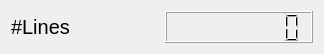
<?xml version="1.0" encoding="UTF-8"?>
<ui version="4.0">
 <class>LineCounterDisplay</class>
 <widget class="QWidget" name="LineCounterDisplay">
  <property name="geometry">
   <rect>
    <x>0</x>
    <y>0</y>
    <width>324</width>
    <height>54</height>
   </rect>
  </property>
  <property name="windowTitle">
   <string>Form</string>
  </property>
  <layout class="QHBoxLayout" name="horizontalLayout">
   <item>
    <widget class="QLabel" name="label">
     <property name="font">
      <font>
       <pointsize>15</pointsize>
      </font>
     </property>
     <property name="text">
      <string>#Lines</string>
     </property>
    </widget>
   </item>
   <item>
    <widget class="QLCDNumber" name="lineCountLcd">
     <property name="numDigits">
      <number>8</number>
     </property>
    </widget>
   </item>
  </layout>
 </widget>
 <resources/>
 <connections/>
</ui>
